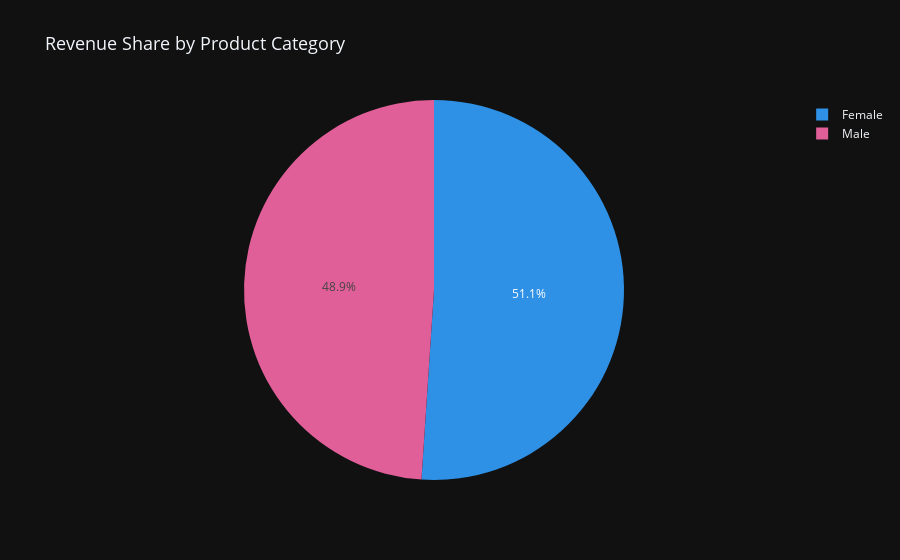

The notebook cell saved with this chart:
### Code cell
#Revenue Share by gender

category_revenue = df.groupby('Gender', as_index=False)['Price per Unit'].sum()
fig = px.pie(
    category_revenue, 
    names='Gender', 
    values='Price per Unit', 
    title='Revenue Share by Product Category',  
    color_discrete_sequence=px.colors.qualitative.Dark24
)

fig.update_layout(template='plotly_dark', title_font_size=18)
fig.show()

### Figure 1 — Plotly figure (JSON) as saved in the notebook; plotly's stock layout.template omitted (floating-point values rounded to 4 significant figures)
{"data": [{"domain": {"x": [0, 1], "y": [0, 1]}, "hovertemplate": "Gender=%{label}<br>Price per Unit=%{value}<extra></extra>", "labels": ["Female", "Male"], "legendgroup": "", "name": "", "showlegend": true, "type": "pie", "values": [91835, 88055]}], "layout": {"autosize": true, "legend": {"tracegroupgap": 0}, "piecolorway": ["#2E91E5", "#E15F99", "#1CA71C", "#FB0D0D", "#DA16FF", "#222A2A", "#B68100", "#750D86", "#EB663B", "#511CFB", "#00A08B", "#FB00D1", "#FC0080", "#B2828D", "#6C7C32", "#778AAE", "#862A16", "#A777F1", "#620042", "#1616A7", "#DA60CA", "#6C4516", "#0D2A63", "#AF0038"], "title": {"font": {"size": 18}, "text": "Revenue Share by Product Category"}}}
